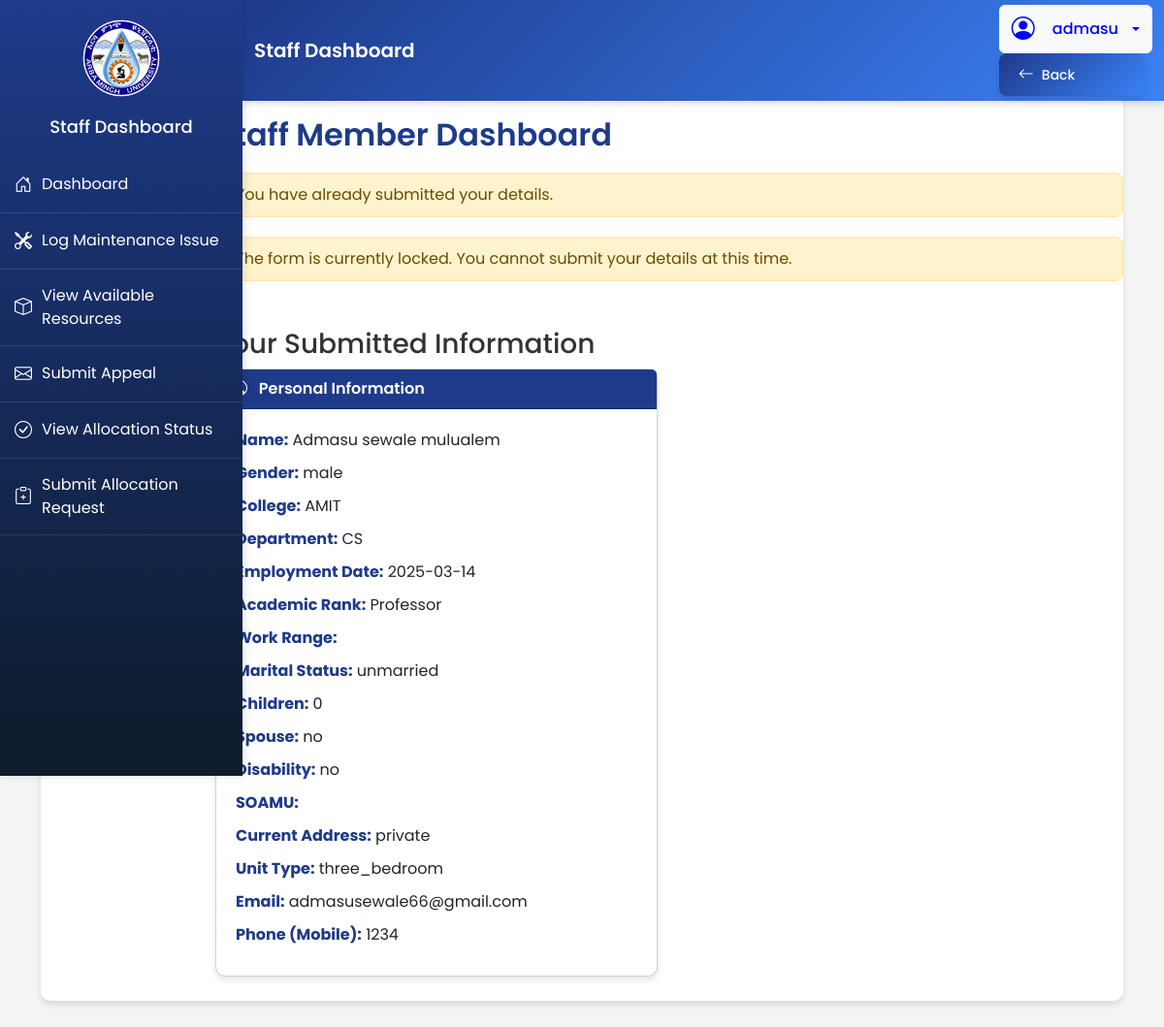
/admin/dashboard.php (signed in), run on the app's committed database.
### tables this page shows
CREATE TABLE `user_detail` (
  `id` int(11) NOT NULL,
  `user_id` int(11) NOT NULL,
  `name` varchar(255) NOT NULL,
  `gender` enum('male','female') NOT NULL,
  `college` varchar(255) NOT NULL,
  `department` varchar(255) NOT NULL,
  `employment_date` date NOT NULL,
  `academic_rank` enum('Professor','Researcher','PhD','MSc','BSc') NOT NULL,
  `work_range` enum('>8','5-8','3-5','1-3') NOT NULL,
  `marital_status` enum('married','unmarried','divorced') NOT NULL,
  `children` int(11) DEFAULT 0,
  `spouse` enum('yes','no') NOT NULL,
  `spouse_name` varchar(255) DEFAULT NULL,
  `disability` enum('yes','no') NOT NULL,
  `soamu` enum('1-4','>4') NOT NULL,
  `current_address` enum('private','university') NOT NULL,
  `unit_type` enum('three_bedroom','two_bedroom','one_bedroom','studio','service') NOT NULL,
  `email` varchar(255) NOT NULL,
  `alt_email` varchar(255) DEFAULT NULL,
  `phone_home` varchar(20) DEFAULT NULL,
  `phone_mobile` varchar(20) NOT NULL,
  `status` enum('Pending','Approved','Rejected','Deferred') DEFAULT 'Pending',
  `score` int(11) DEFAULT 0,
  `rank` int(11) DEFAULT 0,
  `created_at` timestamp NOT NULL DEFAULT current_timestamp(),
  `updated_at` timestamp NOT NULL DEFAULT current_timestamp() ON UPDATE current_timestamp(),
  `is_approved` tinyint(1) DEFAULT 0,
  `is_rejected` tinyint(1) DEFAULT 0
);

### admin/dashboard.php (the view, shortened to what this page needs)
<?php
$message = "";
$is_form_allowed = false;
$servername = "localhost";
$username = "root";
$password = "";
$dbname = "signup";
$conn = new mysqli($servername, $username, $password, $dbname);
$user_id = $_SESSION['user_id'];
$check_sql = "SELECT * FROM user_detail WHERE user_id = ?";
$check_stmt = $conn->prepare($check_sql);
$check_stmt->bind_param("i", $user_id);
$check_stmt->execute();
$check_result = $check_stmt->get_result();
if ($check_result->num_rows > 0) {
    $is_form_allowed = false;
    $message = "<div class='alert alert-warning'>You have already submitted your details.</div>";
}
$submitted_info = [];
$fetch_sql = "SELECT * FROM user_detail WHERE user_id = ?";
$fetch_stmt = $conn->prepare($fetch_sql);
$fetch_stmt->bind_param("i", $user_id);
$fetch_stmt->execute();
$fetch_result = $fetch_stmt->get_result();
if ($fetch_result->num_rows > 0) {
    while ($row = $fetch_result->fetch_assoc()) {
        $submitted_info[] = $row;
    }
}
?>
<!DOCTYPE html>
<html lang="en">
<head>
    <link href="https://cdn.jsdelivr.net/npm/bootstrap@5.3.0-alpha1/dist/css/bootstrap.min.css" rel="stylesheet">
    <link rel="stylesheet" href="https://cdn.jsdelivr.net/npm/bootstrap-icons/font/bootstrap-icons.css">
</head>
<body>
 <div class="sidebar">
        <div class="logo">
            <img src="logo.png" alt="Logo">
        </div>
        <h2>Staff Dashboard</h2>
        <ul>
            <li><a href="staff_member_dashboard.php"><i class="bi bi-house-door"></i> Dashboard</a></li>
            <li><a href="log_maintenance.php"><i class="bi bi-tools"></i> Log Maintenance Issue</a></li>
            <li><a href="view_resources.php"><i class="bi bi-box"></i> View Available Resources</a></li>
            <li><a href="submit_appeal.php"><i class="bi bi-envelope"></i> Submit Appeal</a></li>
            <li><a href="allocation_status.php"><i class="bi bi-check-circle"></i> View Allocation Status</a></li>
            <li>
            <a href="#"><i class="bi bi-clipboard-plus"></i> Submit Allocation Request</a>
                </li>
        </ul>
    </div>
    <nav class="navbar navbar-expand-lg navbar-dark">
        <div class="container-fluid">
            <a class="navbar-brand" href="#">Staff Dashboard</a>
            <div class="profile-dropdown ms-auto">
                <a class="btn btn-light dropdown-toggle d-flex align-items-center" href="#" role="button" id="profileDropdown" data-bs-toggle="dropdown" aria-expanded="false">
                    <i class="bi bi-person-circle fs-4 me-2"></i>
                    <span><?php echo htmlspecialchars($_SESSION['username']); ?></span>
                </a>
                <a href="staff_member_dashboard.php" class="btn btn-back me-2">
    <i class="bi bi-arrow-left"></i> Back
</a>
            </div>
        </div>
    </nav>
    <div class="container my-5">
        <div class="form-container">
            <h2>Staff Member Dashboard</h2>
            <?= $message; ?>
            <?php if ($is_form_allowed): ?>
                <form id="staff-form" action="" method="POST">
                <div class="row">
                    <div class="col-md-6">
                        <div class="mb-3">
                            <label for="name" class="form-label">Full Name:</label>
                            <input type="text" class="form-control" id="name" name="name" required>
                        </div>
                        <div class="mb-3">
                            <label for="gender" class="form-label">Gender:</label>
                            <select class="form-select" id="gender" name="gender" required>
                                <option value="male">Male</option>
                                <option value="female">Female</option>
                            </select>
                        </div>
                        <div class="mb-3">
                            <label for="college" class="form-label">College/Institute:</label>
                            <input type="text" class="form-control" id="college" name="college" required>
                        </div>
                        <div class="mb-3">
                            <label for="department" class="form-label">Department of Education:</label>
                            <input type="text" class="form-control" id="department" name="department" required>
                        </div>
                        <div class="mb-3">
                            <label for="employment_date" class="form-label">Assigned Location (Date):</label>
                            <input type="date" class="form-control" id="employment_date" name="employment_date" required>
                        </div>
                        <div class="mb-3">
                            <label for="academic_rank" class="form-label">Academic Position (Title):</label>
                            <select class="form-select" id="academic_rank" name="academic_rank" required>
                                <option value="professor">Professor</option>
                                <option value="researcher">Researcher</option>
                                <option value="phd">PhD</option>
                                <option value="msc">MSc</option>
                                <option value="bsc">BSc</option>
                            </select>
                        </div>
                        <div class="mb-3">
                            <label for="work_range" class="form-label">Work Range in University:</label>
                            <select class="form-select" id="work_range" name="work_range" required>
                                <option value=">8">More than 8 years</option>
                                <option value="5-8">5-8 years</option>
                                <option value="3-5">3-5 years</option>
                                <option value="1-3">1-3 years</option>
                            </select>
                        </div>
                    </div>
                    <div class="col-md-6">
                        <div class="mb-3">
                            <label for="marital_status" class="form-label">Marital Status:</label>
                            <select class="form-select" id="marital_status" name="marital_status" required>
                                <option value="married">Married</option>
                                <option value="unmarried">Unmarried</option>
                                <option value="divorced">Divorced/Widowed</option>
                            </select>
                        </div>
                        <div class="mb-3">
                            <label for="children" class="form-label">Number of Children:</label>
                            <input type="number" class="form-control" id="children" name="children" min="0">
                        </div>
                        <div class="mb-3">
                            <label for="spouse" class="form-label">Spouse:</label>
                            <select class="form-select" id="spouse" name="spouse" required>
                                <option value="no">No</option>
                                <option value="yes">Yes (Enter Name Below)</option>
                            </select>
                            <input type="text" class="form-control mt-2" id="spouse_name" name="spouse_name">
                        </div>
                        <div class="mb-3">
                            <label for="disability" class="form-label">Disability Status:</label>
                            <select class="form-select" id="disability" name="disability" required>
                                <option value="no">No</option>
                                <option value="yes">Yes</option>
                            </select>
                        </div>
                        <div class="mb-3">
                            <label for="soamu" class="form-label">Service Outside AMU (SOAMU):</label>
                            <select class="form-select" id="soamu" name="soamu" required>
                                <option value="1-4">1-4 years</option>
                                <option value=">4">More than 4 years</option>
                            </select>
                        </div>
                        <div class="mb-3">
                            <label for="current_address" class="form-label">Current Address:</label>
                            <select class="form-select" id="current_address" name="current_address" required>
                                <option value="private">Private Residence Outside the University</option>
                                <option value="university">University-Provided Housing</option>
                            </select>
                        </div>
                        <div class="mb-3">
                            <label for="unit_type" class="form-label">Type of Unit:</label>
                            <select class="form-select" id="unit_type" name="unit_type" required>
                                <option value="three_bedroom">Three-bedroom</option>
                                <option value="two_bedroom">Two-bedroom</option>
                                <option value="one_bedroom">One-bedroom</option>
                                <option value="studio">Studio</option>
                                <option value="service">Service Quarters</option>
                            </select>
                        </div>
                        <div class="mb-3">
                            <label for="email" class="form-label">Email:</label>
                            <input type="email" class="form-control" id="email" name="email" required>
                        </div>
                        <div class="mb-3">
                            <label for="alt_email" class="form-label">Alternative Email:</label>
                            <input type="email" class="form-control" id="alt_email" name="alt_email">
                        </div>
                        <div class="mb-3">
                            <label for="phone_home" class="form-label">Phone (Home):</label>
                            <input type="text" class="form-control" id="phone_home" name="phone_home">
                        </div>
                        <div class="mb-3">
                            <label for="phone_mobile" class="form-label">Phone (Mobile):</label>
                            <input type="text" class="form-control" id="phone_mobile" name="phone_mobile" required>
                        </div>
                    </div>
                </div>
                <div class="row">
                    <div class="col-md-12">
                        <button type="submit" class="btn btn-primary">Update Profile</button>
                    </div>
                </div>
            </form>
            <?php else: ?>
                <div class="alert alert-warning">
                    The form is currently locked. You cannot submit your details at this time.
                </div>
            <?php endif; ?>
            <?php if (!empty($submitted_info)): ?>
                <h3 class="mt-5">Your Submitted Information</h3>
                <div class="row">
                    <?php foreach ($submitted_info as $info): ?>
                        <div class="col-md-6">
                            <div class="card">
                                <div class="card-header">
                                    <i class="bi bi-person-circle me-2"></i> Personal Information
                                </div>
                                <div class="card-body">
                                    <p><strong>Name:</strong> <?= htmlspecialchars($info['name']); ?></p>
                                    <p><strong>Gender:</strong> <?= htmlspecialchars($info['gender']); ?></p>
                                    <p><strong>College:</strong> <?= htmlspecialchars($info['college']); ?></p>
                                    <p><strong>Department:</strong> <?= htmlspecialchars($info['department']); ?></p>
                                    <p><strong>Employment Date:</strong> <?= htmlspecialchars($info['employment_date']); ?></p>
                                    <p><strong>Academic Rank:</strong> <?= htmlspecialchars($info['academic_rank']); ?></p>
                                    <p><strong>Work Range:</strong> <?= htmlspecialchars($info['work_range']); ?></p>
                                    <p><strong>Marital Status:</strong> <?= htmlspecialchars($info['marital_status']); ?></p>
                                    <p><strong>Children:</strong> <?= htmlspecialchars($info['children']); ?></p>
                                    <p><strong>Spouse:</strong> <?= htmlspecialchars($info['spouse']); ?></p>
                                    <p><strong>Disability:</strong> <?= htmlspecialchars($info['disability']); ?></p>
                                    <p><strong>SOAMU:</strong> <?= htmlspecialchars($info['soamu']); ?></p>
                                    <p><strong>Current Address:</strong> <?= htmlspecialchars($info['current_address']); ?></p>
                                    <p><strong>Unit Type:</strong> <?= htmlspecialchars($info['unit_type']); ?></p>
                                    <p><strong>Email:</strong> <?= htmlspecialchars($info['email']); ?></p>
                                    <p><strong>Phone (Mobile):</strong> <?= htmlspecialchars($info['phone_mobile']); ?></p>
                                </div>
                            </div>
                        </div>
                    <?php endforeach; ?>
                </div>
            <?php else: ?>
                <div class="alert alert-info mt-5">
                    No submitted information found.
                </div>
            <?php endif; ?>
        </div>
    </div>
</body>
</html>

### data on the page
user_detail: name "Admasu sewale mulualem", gender "male", college "AMIT", department "CS", employment_date "2025-03-14", academic_rank "Professor", marital_status "unmarried", children "0", spouse "no", disability "no", current_address "private", unit_type "three_bedroom", email "admasusewale66@gmail.com", phone_mobile "1234"

### other printed values
$_SESSION['username'] "admasu"
